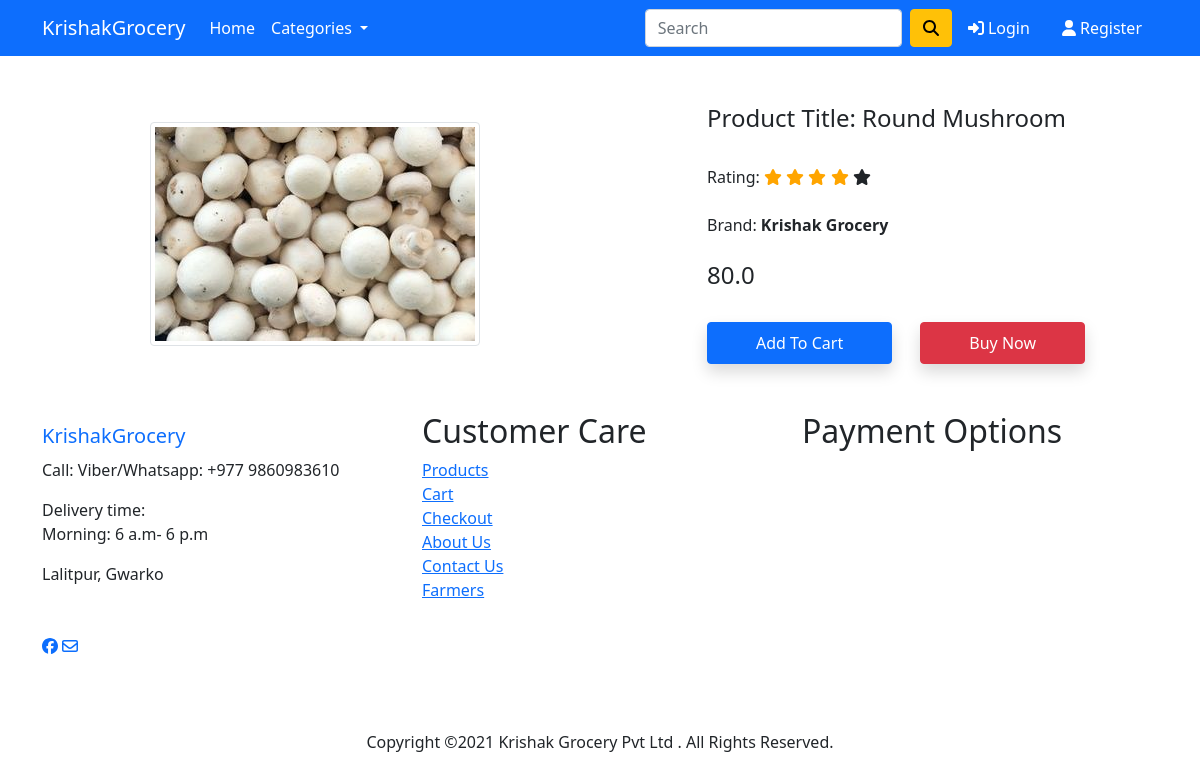
Page /product-detail/4 on the committed database.
### app/models.py (models this page shows, shortened)
class Product(models.Model):
    title = models.CharField(max_length=100)
    selling_price = models.FloatField()
    category = models.CharField(choices=CATEGORY_CHOICES, max_length=2)
    product_image = models.ImageField(upload_to='productimg')

### app/views.py (the view)
# urls.py: path('product-detail/<int:pk>', views.ProductDetailView.as_view(), name='product-detail'),
class ProductDetailView(View):
    def get(self, request, pk):
        product = Product.objects.get(pk=pk)
        totalitem = 0
        item_already_in_cart = False
        if request.user.is_authenticated:
            item_already_in_cart = Cart.objects.filter(Q(product=product.id) & Q(user=request.user)).exists()
            totalitem = len(Cart.objects.filter(user=request.user))
        return render(request, 'app/productdetail.html', {'product':product, 'item_already_in_cart': item_already_in_cart, 'totalitem':totalitem})

### app/templates/app/productdetail.html (shortened to what this page needs)
{% extends 'app/base.html' %}
{% load static %}
{% block main-content %}
<div class="container my-5">
 <div class="row">
  <div class="col-sm-6 text-center align-self-center">
   <img src="{{ product.product_image.url }}" alt="" class="img-fluid img-thumbnail">
  </div>
  <div class="col-sm-5 offset-sm-1">
   <h4>Product Title: {{product.title}}</h4>
   <br/>
   <span class="heading">Rating:</span>
    <span class="fa fa-star checked"></span>
    <span class="fa fa-star checked"></span>
    <span class="fa fa-star checked"></span>
    <span class="fa fa-star checked"></span>
    <span class="fa fa-star"></span>
    <br/>
    <br/>
    <span class="heading">Brand:<b> Krishak Grocery</b></span>
    <br/>
    <br/>
   <h4> {{product.selling_price}} </h4> <br>
    {% if not request.user.is_authenticated %}
        <form action="/add-to-cart" class="d-inline">
            <button type="submit" class="btn btn-primary shadow px-5 py-2">Add To Cart</button>
        </form>
    {% endif %}
   <a href="{% url 'showcart' %}" class="btn btn-danger shadow px-5 py-2 ms-4">Buy Now</a>
  </div>
 </div>
</div>
{% endblock main-content %}

### app/templates/app/productdetail.html (style rules this page uses)
.checked { color: orange; }

### rows in the picture
Product: product_image (picture), title "Round Mushroom", selling_price "80.0"
